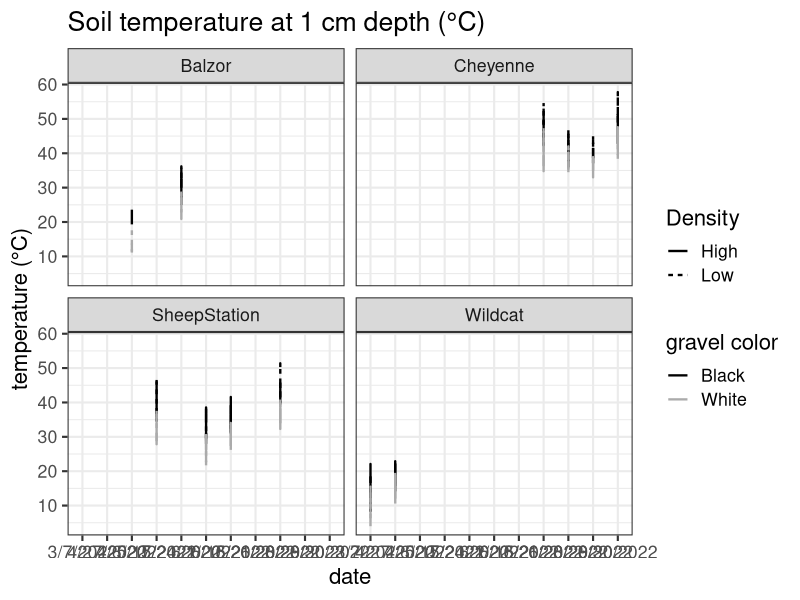
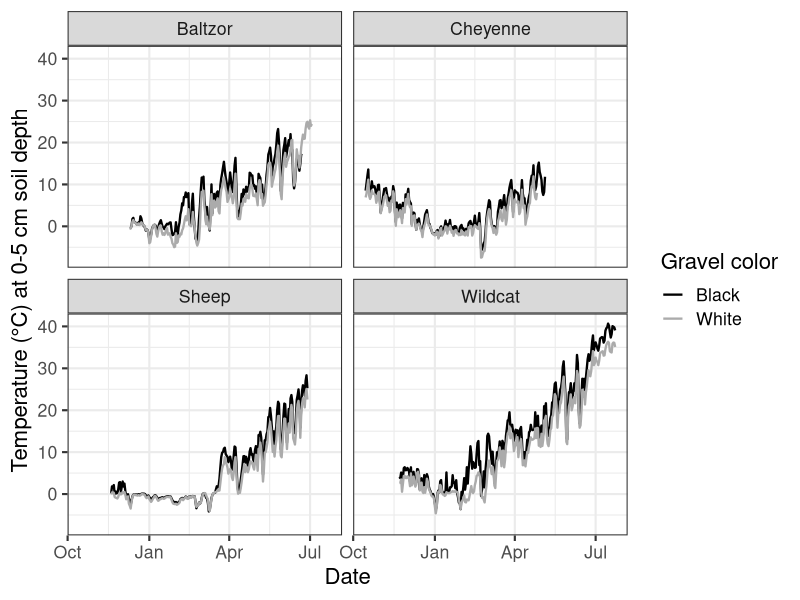
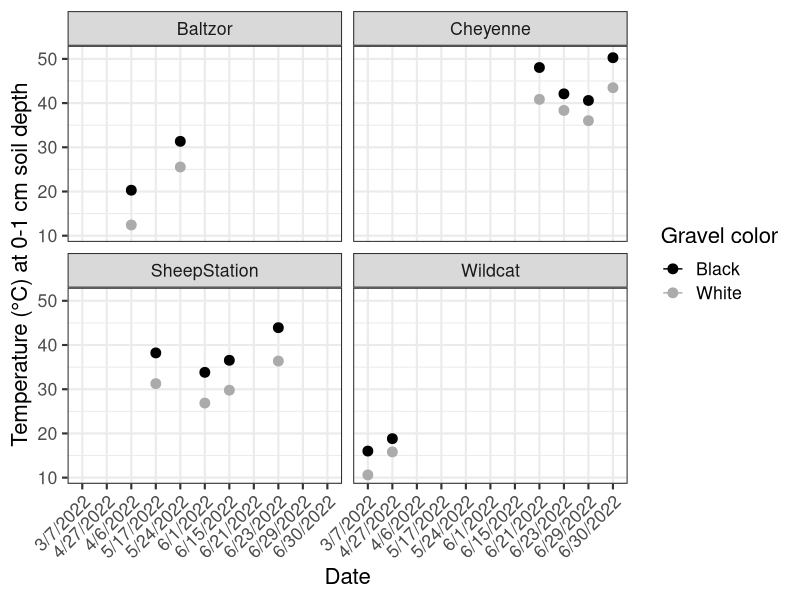

R code for these plots, in order:
library(tidyverse)

temp_m <- read_csv("data/micrositetemperature.csv")
temp <- read_csv("data/BCtemploggers.csv")

theme_set(theme_bw(base_size = 16))

temp %>%
  filter(Site == "Cheyenne" & Date < "2022-05-06") -> Cheyenne
temp %>% 
  filter(Site == "Wildcat" & Date > "2021-09-30" & Date < "2022-07-24") -> Wildcat
temp %>% 
  filter(Site == "Balzor" & Date < "2022-07-04") -> Baltzor
temp %>% 
  filter(Site == "Sheep" & Date < "2022-07-24" & Date > "2021-11-18") -> Sheep

clean_dat <- rbind(Cheyenne, Wildcat, Baltzor, Sheep)

clean_dat %>% 
  mutate(Site = case_when(Site == "Balzor" ~ "Baltzor",
                          T ~ Site)) %>% 
  ggplot(aes(x = Date, y = Temp_C, color = Color)) +
  geom_line(linewidth = 0.8) +
  facet_wrap(~Site) +
  scale_color_manual(values = c("black", "gray67")) +
  labs(y = "Temperature (°C) at 0-5 cm soil depth", x = "Date", color = "Gravel color") -> soil05

png("figs/FigS3.png", width = 8, height = 6, res = 300, units = "in")
soil05
dev.off()

clean_dat %>% 
  spread(key = Color, value = Temp_C) %>% 
  mutate(Diff = Black - White) %>% 
  group_by(Site) %>% 
  summarize(mean_black = mean(Black, na.rm = T),
            sd_black = sd(Black, na.rm = T)/sqrt(n()),
            mean_white = mean(White, na.rm = T),
            sd_white = sd(White, na.rm = T)/sqrt(n()),
            mean_diff = mean(Diff, na.rm = T))

clean_dat %>% 
  group_by(Site, Color) %>% 
  summarize(n = n())



temp_m %>% 
  ggplot(aes(x = Date, y = SoilT_1cm, color = Color, linetype = Density)) +
  geom_line(linewidth = 0.8) +
  facet_wrap(~Site) +
  scale_color_manual(values = c("black", "gray67")) +
  labs(y = "temperature (°C)", x = "date", color = "gravel color") +
  ggtitle("Soil temperature at 1 cm depth (°C)")

temp_m %>% 
  mutate(Site = case_when(Site == "Balzor" ~ "Baltzor",
                          T ~ Site))  %>% 
  group_by(Site, Date, Color) %>% 
  summarize(mean = mean(SoilT_1cm, na.rm = T),
            se = sd(SoilT_1cm)/sqrt(n())) %>% 
  ungroup() %>% 
  ggplot(aes(x = Date, y = mean, color = Color)) +
  geom_point(size = 3) +
  facet_wrap(~Site) +
  geom_errorbar(aes(x = Date, ymin = mean - se, ymax = mean + se), width = 0.1) +
  labs(x = "Date", y = "Temperature (°C) at 0-1 cm soil depth",
       color = "Gravel color") +
  scale_color_manual(values = c("black", "gray67")) +
  theme(axis.text.x = element_text(angle = 45, hjust = 1)) -> soil_temp

temp_m %>% 
  group_by(Site, Color) %>% 
  summarize(mean = mean(SoilT_1cm, na.rm = T)) %>% 
  spread(key = Color, value = mean) %>% 
  mutate(diff = Black - White)


png("figs/FigS2_soil_temp.png", width = 8, height = 6, res = 300, units = "in")
soil_temp
dev.off()
